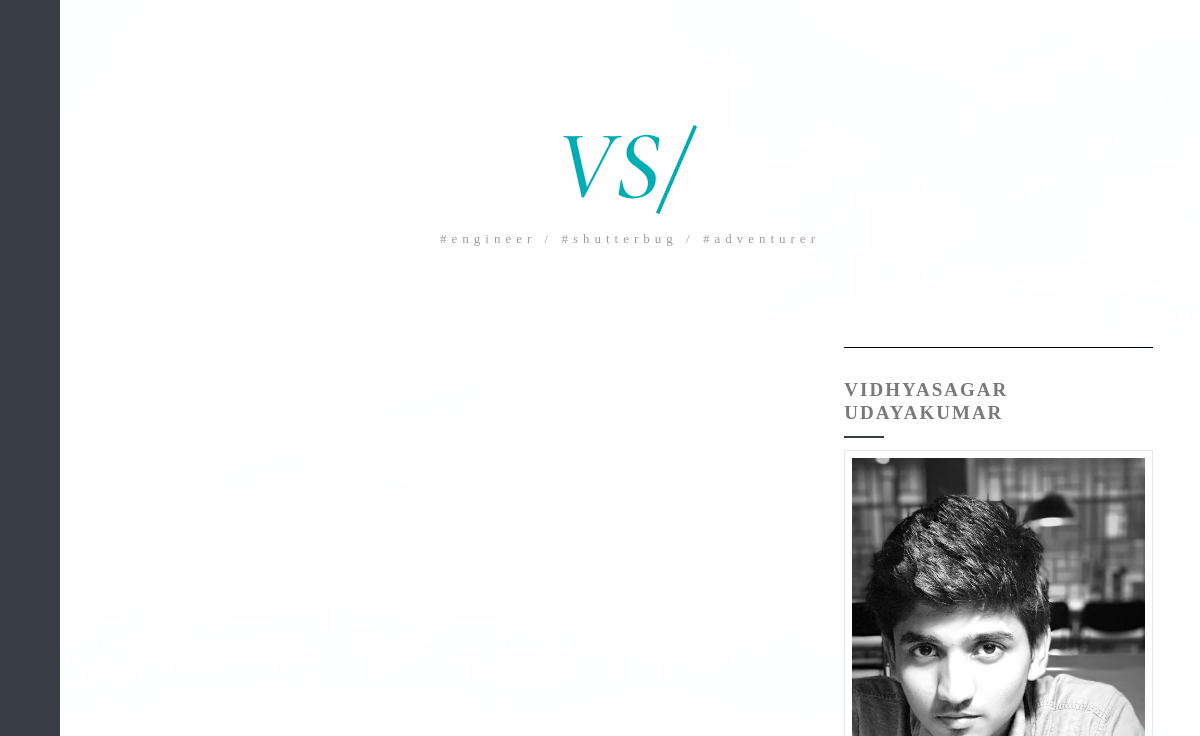
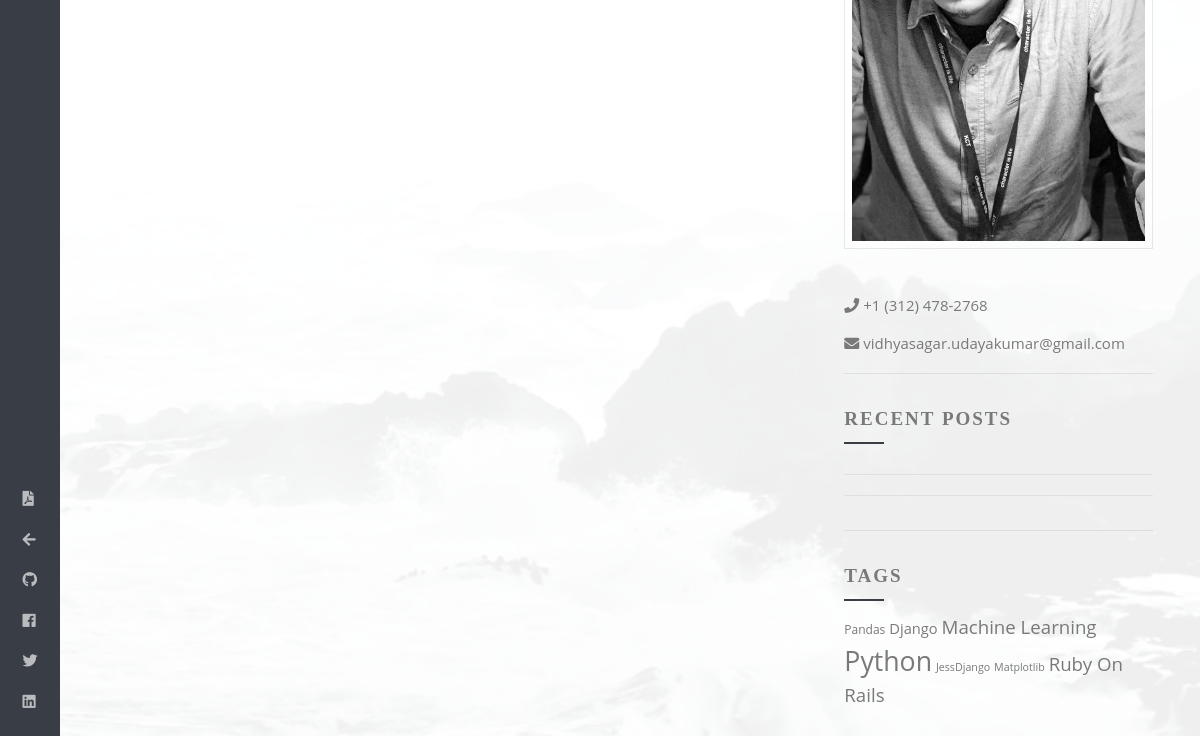
Page /aboutme/ on the earlier database version (2 pictures, top to bottom).
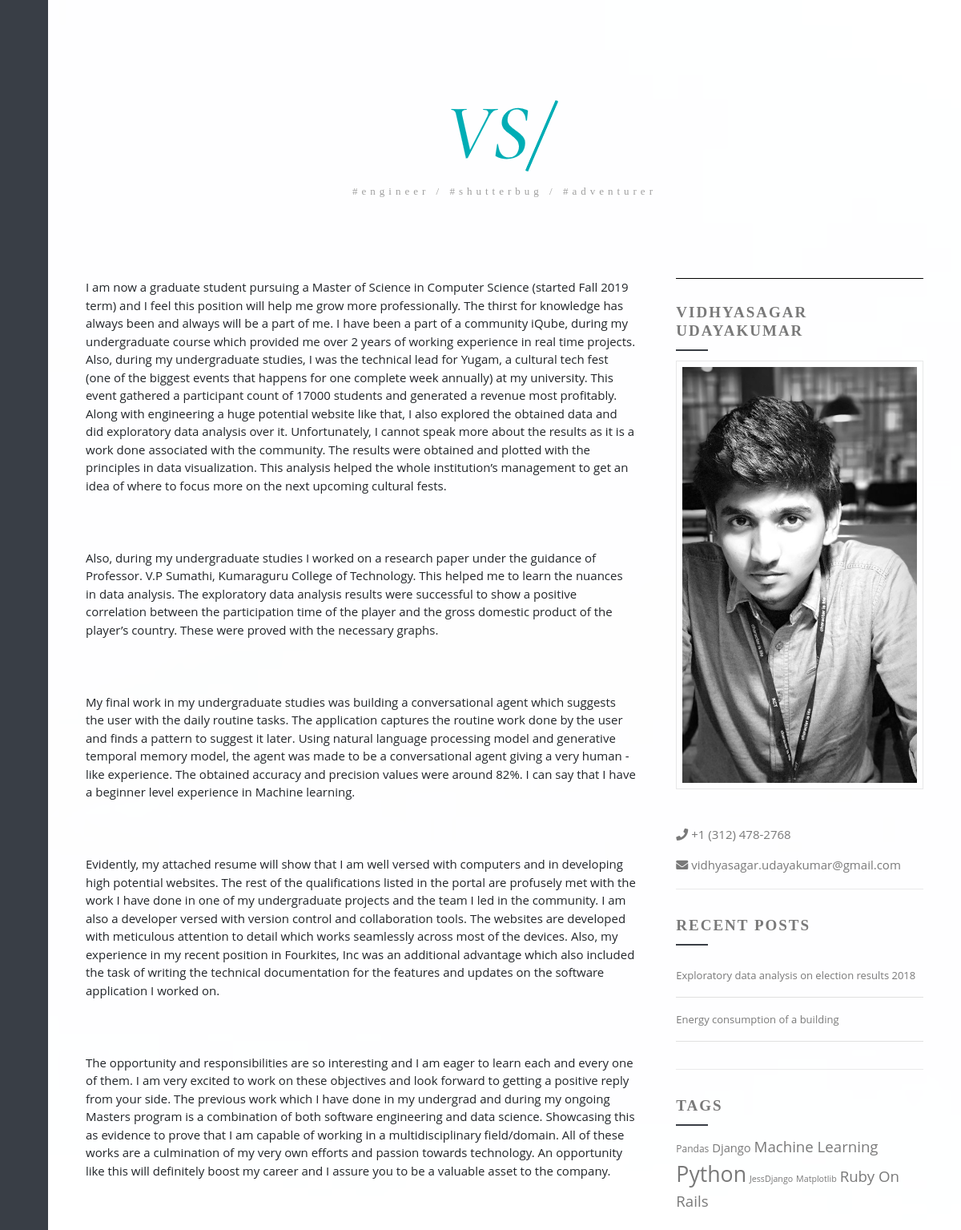
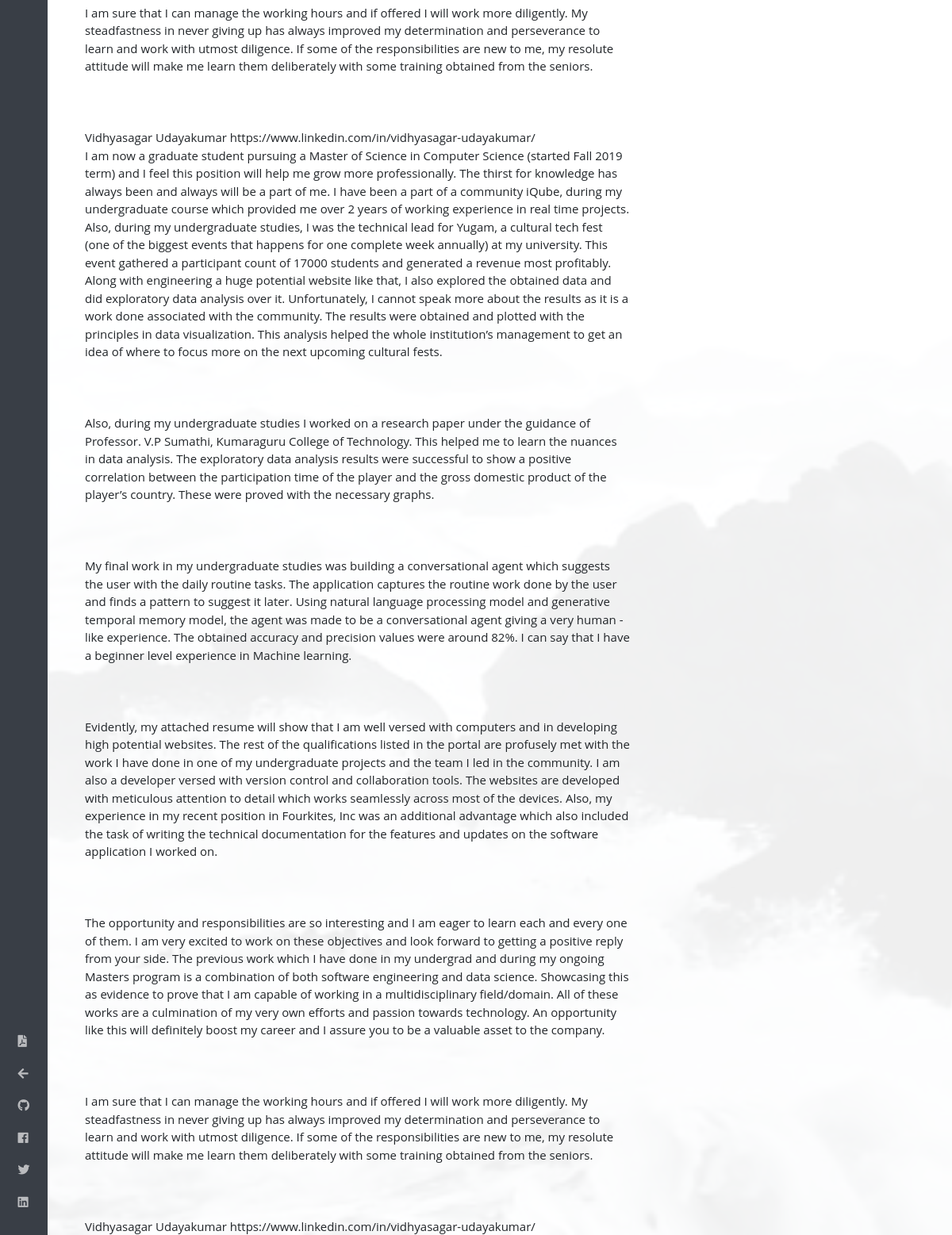
Same page on the later database version (2 pictures, top to bottom).
### landing/models.py (models this page shows)
class Project(models.Model):
    title = models.CharField(max_length=250)
    description = models.TextField(max_length=2500)
    image = models.ImageField(upload_to='project_images/')
    image_title = models.CharField(max_length=250)
    date = models.DateField()
    created_at = models.DateField(auto_now_add= True)
    updated_at = models.DateField(auto_now_add= True)

### landing/views.py (the view)
# urls.py: url(r'^aboutme/$',aboutme,name='aboutme')
def aboutme(request):
    projects = Project.objects.all()
    skills = ['Data Science', 'Artificial Intelligence', 'PyTorch', 'Pandas', 'Matplotlib', 'Numpy', 'Pyspark',
              'Python', 'Netica', 'Jess', 'Ruby', 'Django', 'Ruby On Rails', 'Machine Learning']
    random.shuffle(skills)
    recent_posts = projects.order_by('-created_at')
    recent_posts = recent_posts[0:3]
    recent_posts = recent_posts.values('title', 'id')
    return render(request, 'landing/aboutme.html',
                  {'projects': projects, 'skills': skills[0:7], 'recent_posts': recent_posts})

### landing/templates/landing/aboutme.html (shortened to what the changed rows need)
{% load staticfiles %}
<!DOCTYPE html>
<html lang="en-US">
<head>
    <link rel="stylesheet" href="https://cdnjs.cloudflare.com/ajax/libs/font-awesome/4.7.0/css/font-awesome.min.css">
    <link rel="stylesheet" type="text/css"
          href="{% static 'landing/wp-demo/zunday/wp-content/cache/wpfc-minified/1s9x4x6k/a3jot.css' %}" media="all"/>
</head>
<body class="page-template page-template-page-fullwidth-with-photo-sidebar page-template-page-fullwidth-with-photo-sidebar-php page page-id-274">
<div class="fBg   ">
    <div class="main">
        <div class="container demoS">
            <div class="row">
                {% include 'landing/aboutmeContent.html' %}
                <div class="col-md-4 order-2">
                    <div class="widgetContainer sidebar sidebar_Side aos-item" data-aos="fade-up"
                         data-aos-duration="700">
                        <div class="row">
                            <div class="col-12">
                                <div class="widget">
                                    <ul>
                                        <li>
                                            <a href="{% url 'projectreadmore' recent_posts.0.id %}">{{ recent_posts.0.title }}</a>
                                        </li>
                                        <li>
                                            <a href="{% url 'projectreadmore' recent_posts.1.id %}">{{ recent_posts.1.title }}</a>
                                        </li>
                                    </ul>
                                </div>
                            </div>
                        </div>
                    </div>
                </div>
            </div>
        </div>
    </div>
</div>
</body>
</html>

### landing/templates/landing/aboutmeContent.html
{% load staticfiles %}
<div class="col-md-8 order-2">
    {% for project in projects %}
        <section data-aos="fade-up" data-aos-anchor-placement="top-bottom" data-aos-duration="700" id="post-37"
                 class="aos-item post-37 post type-post status-publish format-gallery has-post-thumbnail hentry category-lifestyle tag-general tag-lifestyle tag-london tag-village post_format-post-format-gallery">
            I am now a graduate student pursuing a Master of Science in Computer Science (started Fall 2019 term) and I
            feel this position will help me grow more professionally.
            The thirst for knowledge has always been and always will be a part of me. I have been a part of a community
            iQube, during my undergraduate course which provided me over 2 years of working experience in real time
            projects. Also, during my undergraduate studies, I was the technical lead for Yugam, a cultural tech fest
            (one of the biggest events that happens for one complete week annually) at my university. This event
            gathered a participant count of 17000 students and generated a revenue most profitably. Along with
            engineering a huge potential website like that, I also explored the obtained data and did exploratory data
            analysis over it. Unfortunately, I cannot speak more about the results as it is a work done associated with
            the community. The results were obtained and plotted with the principles in data visualization. This
            analysis helped the whole institution’s management to get an idea of where to focus more on the next
            upcoming cultural fests.
            <br><br><br><br>
            Also, during my undergraduate studies I worked on a research paper under the guidance of Professor. V.P
            Sumathi, Kumaraguru College of Technology. This helped me to learn the nuances in data analysis. The
            exploratory data analysis results were successful to show a positive correlation between the participation
            time of the player and the gross domestic product of the player’s country. These were proved with the
            necessary graphs.
            <br><br><br><br>
            My final work in my undergraduate studies was building a conversational agent which suggests the user with
            the daily routine tasks. The application captures the routine work done by the user and finds a pattern to
            suggest it later. Using natural language processing model and generative temporal memory model, the agent
            was made to be a conversational agent giving a very human - like experience. The obtained accuracy and
            precision values were around 82%. I can say that I have a beginner level experience in Machine learning.
            <br><br><br><br>
            Evidently, my attached resume will show that I am well versed with computers and in developing high
            potential websites. The rest of the qualifications listed in the portal are profusely met with the work I
            have done in one of my undergraduate projects and the team I led in the community. I am also a developer
            versed with version control and collaboration tools. The websites are developed with meticulous attention to
            detail which works seamlessly across most of the devices. Also, my experience in my recent position in
            Fourkites, Inc was an additional advantage which also included the task of writing the technical
            documentation for the features and updates on the software application I worked on.
            <br><br><br><br>
            The opportunity and responsibilities are so interesting and I am eager to learn each and every one of them.
            I am very excited to work on these objectives and look forward to getting a positive reply from your side.
            The previous work which I have done in my undergrad and during my ongoing Masters program is a combination
            of both software engineering and data science. Showcasing this as evidence to prove that I am capable of
            working in a multidisciplinary field/domain. All of these works are a culmination of my very own efforts and
            passion towards technology. An opportunity like this will definitely boost my career and I assure you to be
            a valuable asset to the company.
            <br><br><br><br>
            I am sure that I can manage the working hours and if offered I will work more diligently. My steadfastness
            in never giving up has always improved my determination and perseverance to learn and work with utmost
            diligence. If some of the responsibilities are new to me, my resolute attitude will make me learn them
            deliberately with some training obtained from the seniors.
            <br><br><br><br>
            Vidhyasagar Udayakumar
            https://www.linkedin.com/in/vidhyasagar-udayakumar/
        </section>
    {% endfor %}
</div>

Differences in the rows shown:
added Project: title "Exploratory data analysis on election results 2018"
added Project: title "Energy consumption of a building"
